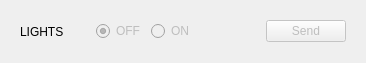
<?xml version="1.0" encoding="UTF-8"?>
<ui version="4.0">
 <class>ThorMangSupervisor</class>
 <widget class="QWidget" name="ThorMangSupervisor">
  <property name="enabled">
   <bool>true</bool>
  </property>
  <property name="geometry">
   <rect>
    <x>0</x>
    <y>0</y>
    <width>366</width>
    <height>63</height>
   </rect>
  </property>
  <property name="sizePolicy">
   <sizepolicy hsizetype="MinimumExpanding" vsizetype="MinimumExpanding">
    <horstretch>0</horstretch>
    <verstretch>0</verstretch>
   </sizepolicy>
  </property>
  <property name="windowTitle">
   <string>ThorMangSupervisor</string>
  </property>
  <layout class="QVBoxLayout" name="verticalLayout_8" stretch="0">
   <item>
    <widget class="QWidget" name="lights_control" native="true">
     <layout class="QHBoxLayout" name="horizontalLayout_2">
      <item>
       <widget class="QLabel" name="pr_3">
        <property name="minimumSize">
         <size>
          <width>70</width>
          <height>5</height>
         </size>
        </property>
        <property name="text">
         <string>LIGHTS</string>
        </property>
       </widget>
      </item>
      <item>
       <widget class="QRadioButton" name="lights_off">
        <property name="enabled">
         <bool>false</bool>
        </property>
        <property name="text">
         <string>OFF</string>
        </property>
        <property name="checkable">
         <bool>true</bool>
        </property>
        <property name="checked">
         <bool>true</bool>
        </property>
       </widget>
      </item>
      <item>
       <widget class="QRadioButton" name="lights_on">
        <property name="enabled">
         <bool>false</bool>
        </property>
        <property name="text">
         <string>ON</string>
        </property>
       </widget>
      </item>
      <item>
       <spacer name="horizontalSpacer_8">
        <property name="orientation">
         <enum>Qt::Horizontal</enum>
        </property>
        <property name="sizeHint" stdset="0">
         <size>
          <width>40</width>
          <height>20</height>
         </size>
        </property>
       </spacer>
      </item>
      <item>
       <widget class="QPushButton" name="send_lights_mode">
        <property name="enabled">
         <bool>false</bool>
        </property>
        <property name="text">
         <string>Send</string>
        </property>
       </widget>
      </item>
     </layout>
    </widget>
   </item>
  </layout>
 </widget>
 <resources/>
 <connections/>
</ui>
